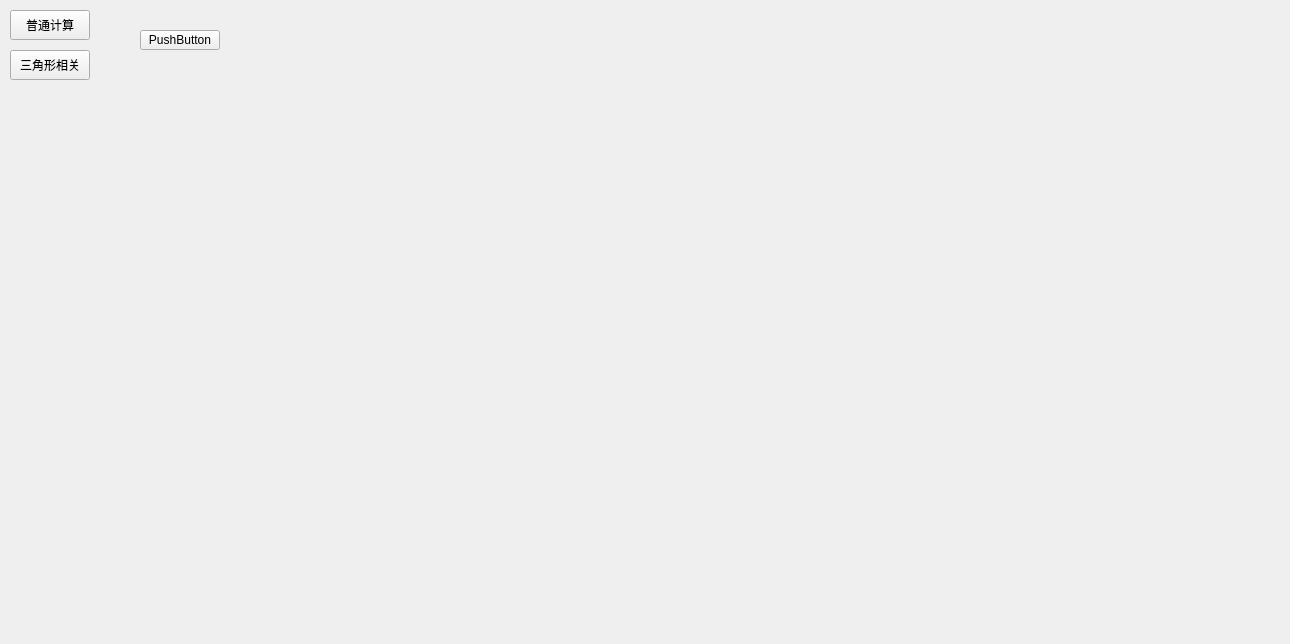
<?xml version="1.0" encoding="UTF-8"?>
<ui version="4.0">
 <class>Widget</class>
 <widget class="QWidget" name="Widget">
  <property name="geometry">
   <rect>
    <x>0</x>
    <y>0</y>
    <width>1290</width>
    <height>644</height>
   </rect>
  </property>
  <property name="windowTitle">
   <string>Widget</string>
  </property>
  <widget class="QStackedWidget" name="stackedWidget">
   <property name="geometry">
    <rect>
     <x>120</x>
     <y>10</y>
     <width>1161</width>
     <height>631</height>
    </rect>
   </property>
   <widget class="QWidget" name="page_calculate">
    <widget class="QPushButton" name="pushButton">
     <property name="geometry">
      <rect>
       <x>20</x>
       <y>20</y>
       <width>80</width>
       <height>20</height>
      </rect>
     </property>
     <property name="text">
      <string>PushButton</string>
     </property>
    </widget>
   </widget>
   <widget class="QWidget" name="page_trangle"/>
  </widget>
  <widget class="QPushButton" name="btn_calculate">
   <property name="geometry">
    <rect>
     <x>10</x>
     <y>10</y>
     <width>80</width>
     <height>30</height>
    </rect>
   </property>
   <property name="text">
    <string>普通计算</string>
   </property>
  </widget>
  <widget class="QPushButton" name="btn_trangle">
   <property name="geometry">
    <rect>
     <x>10</x>
     <y>50</y>
     <width>80</width>
     <height>30</height>
    </rect>
   </property>
   <property name="text">
    <string>三角形相关</string>
   </property>
  </widget>
 </widget>
 <resources/>
 <connections/>
</ui>
